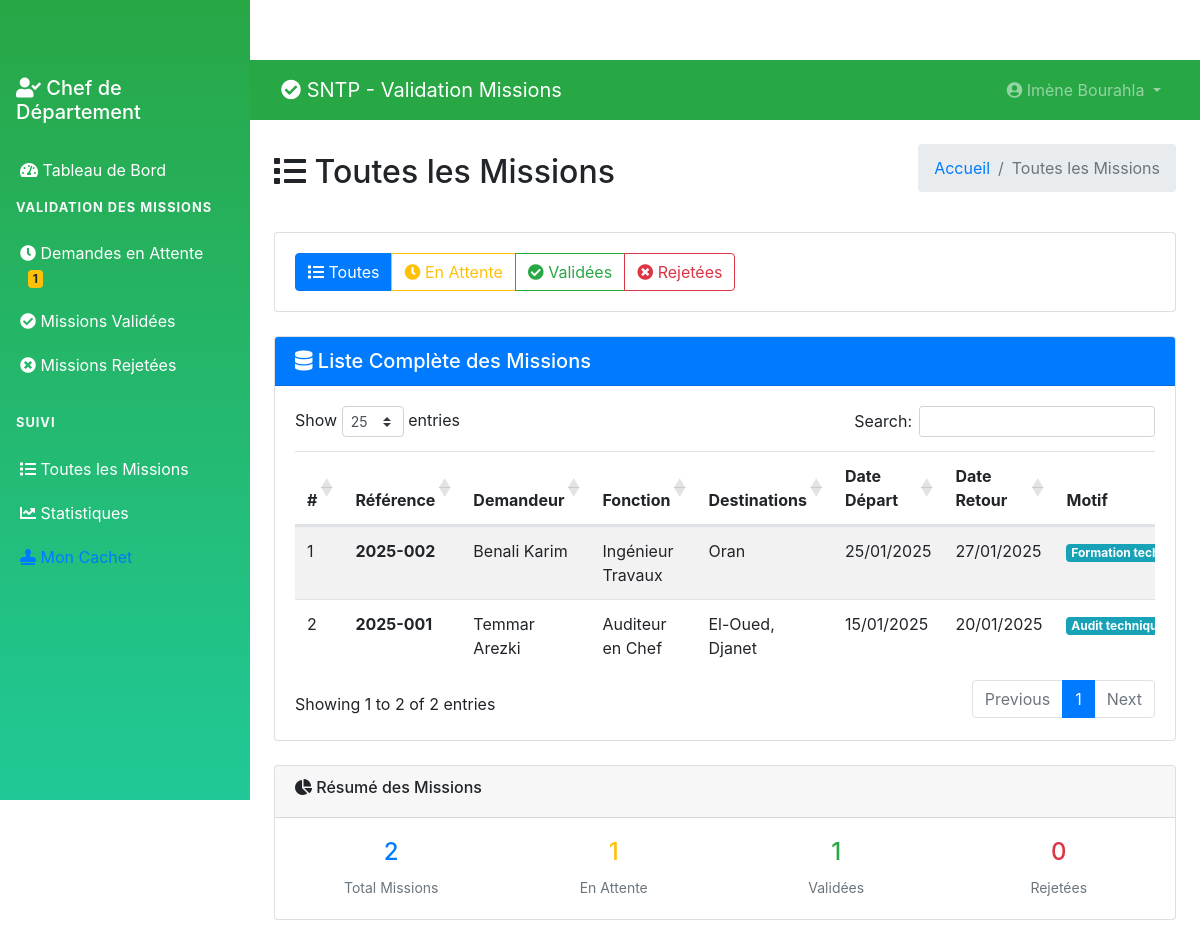
The page /chef/all-missions.php (signed in) on the database its author committed.
### tables this page shows
CREATE TABLE `tblusers` (
  `ID` int(10) NOT NULL,
  `Nom` varchar(200) DEFAULT NULL,
  `Prenom` varchar(200) DEFAULT NULL,
  `Email` varchar(200) DEFAULT NULL,
  `Fonction` varchar(200) DEFAULT NULL,
  `Departement` varchar(200) DEFAULT NULL,
  `MobileNumber` bigint(10) DEFAULT NULL,
  `Password` varchar(200) NOT NULL,
  `Role` enum('admin','chef_departement','user') DEFAULT 'user',
  `RegDate` timestamp NULL DEFAULT current_timestamp()
);

CREATE TABLE `tblmissions` (
  `ID` int(10) NOT NULL,
  `UserID` int(5) NOT NULL,
  `SubmittedBy` int(5) DEFAULT NULL,
  `ReferenceNumber` varchar(50) DEFAULT NULL,
  `NomPrenom` varchar(400) DEFAULT NULL,
  `Fonction` varchar(200) DEFAULT NULL,
  `VilleDepart` varchar(200) DEFAULT NULL,
  `DateDepart` date DEFAULT NULL,
  `Destinations` text DEFAULT NULL,
  `ItineraireType` varchar(100) DEFAULT NULL,
  `MotifDeplacement` varchar(300) DEFAULT NULL,
  `MoyenTransport` varchar(200) DEFAULT NULL,
  `DateRetour` date DEFAULT NULL,
  `Observations` text DEFAULT NULL,
  `Status` enum('en_attente','validee','rejetee','en_cours') DEFAULT 'en_attente',
  `Remarque` text DEFAULT NULL,
  `ValidatedBy` int(5) DEFAULT NULL,
  `DateCreation` timestamp NULL DEFAULT current_timestamp(),
  `DateValidation` timestamp NULL DEFAULT NULL ON UPDATE current_timestamp()
);

### chef/all-missions.php (the view, shortened to what this page needs)
<?php
include('../includes/config.php');
if (strlen($_SESSION['GMScid']) == 0) {
    header('location:logout.php');
} else {
?>
<!DOCTYPE html>
<html lang="fr">
<head>
    <link href="https://cdn.jsdelivr.net/npm/bootstrap@4.6.2/dist/css/bootstrap.min.css" rel="stylesheet">
    <link href="https://cdnjs.cloudflare.com/ajax/libs/font-awesome/5.15.4/css/all.min.css" rel="stylesheet">
    <link href="https://cdn.datatables.net/1.11.5/css/dataTables.bootstrap4.min.css" rel="stylesheet">
</head>
<body>
    <?php include_once('includes/sidebar.php'); ?>
    <div class="main-content">
        <?php include_once('includes/header.php'); ?>
        <div class="container-fluid p-4">
            <div class="d-flex justify-content-between align-items-center mb-4">
                <h2><i class="fas fa-list"></i> Toutes les Missions</h2>
                <nav aria-label="breadcrumb">
                    <ol class="breadcrumb">
                        <li class="breadcrumb-item"><a href="dashboard.php">Accueil</a></li>
                        <li class="breadcrumb-item active">Toutes les Missions</li>
                    </ol>
                </nav>
            </div>
            <div class="card mb-4">
                <div class="card-body">
                    <div class="row">
                        <div class="col-md-12">
                            <div class="btn-group" role="group">
                                <button type="button" class="btn btn-outline-primary filter-btn" data-filter="all">
                                    <i class="fas fa-list"></i> Toutes
                                </button>
                                <button type="button" class="btn btn-outline-warning filter-btn" data-filter="en_attente">
                                    <i class="fas fa-clock"></i> En Attente
                                </button>
                                <button type="button" class="btn btn-outline-success filter-btn" data-filter="validee">
                                    <i class="fas fa-check-circle"></i> Validées
                                </button>
                                <button type="button" class="btn btn-outline-danger filter-btn" data-filter="rejetee">
                                    <i class="fas fa-times-circle"></i> Rejetées
                                </button>
                            </div>
                        </div>
                    </div>
                </div>
            </div>
            <div class="card">
                <div class="card-header bg-primary text-white">
                    <h5 class="mb-0">
                        <i class="fas fa-database"></i>
                        Liste Complète des Missions
                    </h5>
                </div>
                <div class="card-body">
                    <div class="table-responsive">
                        <table class="table table-striped data-table" id="missionsTable">
                            <thead>
                                <tr>
                                    <th>#</th>
                                    <th>Référence</th>
                                    <th>Demandeur</th>
                                    <th>Fonction</th>
                                    <th>Destinations</th>
                                    <th>Date Départ</th>
                                    <th>Date Retour</th>
                                    <th>Motif</th>
                                </tr>
                            </thead>
                            <tbody>
                                <?php
                                $sql = "SELECT m.*, u.Nom, u.Prenom, u.Fonction as UserFonction
                                       FROM tblmissions m
                                       JOIN tblusers u ON m.UserID = u.ID
                                       ORDER BY m.DateCreation DESC";
                                $query = $dbh->prepare($sql);
                                $query->execute();
                                $results = $query->fetchAll(PDO::FETCH_OBJ);
                                $cnt = 1;
                                if($query->rowCount() > 0) {
                                    foreach($results as $row) {
                                ?>
                                <tr data-status="<?php echo $row->Status; ?>">
                                    <td><?php echo $cnt; ?></td>
                                    <td>
                                        <strong><?php echo htmlentities($row->ReferenceNumber); ?></strong>
                                    </td>
                                    <td><?php echo htmlentities($row->Nom . ' ' . $row->Prenom); ?></td>
                                    <td><?php echo htmlentities($row->UserFonction); ?></td>
                                    <td><?php echo htmlentities($row->Destinations); ?></td>
                                    <td><?php echo date('d/m/Y', strtotime($row->DateDepart)); ?></td>
                                    <td><?php echo date('d/m/Y', strtotime($row->DateRetour)); ?></td>
                                    <td>
                                        <span class="badge badge-info">
                                            <?php echo htmlentities($row->MotifDeplacement); ?>
                                        </span>
                                    </td>
                                </tr>
                                <?php $cnt++; }
                                } ?>
                            </tbody>
                        </table>
                    </div>
                </div>
            </div>
            <?php if($query->rowCount() > 0) { ?>
            <div class="row mt-4">
                <div class="col-12">
                    <div class="card">
                        <div class="card-header">
                            <h6><i class="fas fa-chart-pie"></i> Résumé des Missions</h6>
                        </div>
                        <div class="card-body">
                            <?php
                            $total = $query->rowCount();
                            $en_attente = count(array_filter($results, function($r) { return $r->Status == 'en_attente'; }));
                            $validees = count(array_filter($results, function($r) { return $r->Status == 'validee'; }));
                            $rejetees = count(array_filter($results, function($r) { return $r->Status == 'rejetee'; }));
                            ?>
                            <div class="row text-center">
                                <div class="col-md-3">
                                    <h4 class="text-primary"><?php echo $total; ?></h4>
                                    <small class="text-muted">Total Missions</small>
                                </div>
                                <div class="col-md-3">
                                    <h4 class="text-warning"><?php echo $en_attente; ?></h4>
                                    <small class="text-muted">En Attente</small>
                                </div>
                                <div class="col-md-3">
                                    <h4 class="text-success"><?php echo $validees; ?></h4>
                                    <small class="text-muted">Validées</small>
                                </div>
                                <div class="col-md-3">
                                    <h4 class="text-danger"><?php echo $rejetees; ?></h4>
                                    <small class="text-muted">Rejetées</small>
                                </div>
                            </div>
                        </div>
                    </div>
                </div>
            </div>
            <?php } ?>
        </div>
    </div>
</body>
</html>
<?php } ?>

### chef/includes/header.php (shortened to what this page needs)
<nav class="navbar navbar-expand-lg navbar-dark bg-success">
    <div class="container-fluid">
        <a class="navbar-brand" href="dashboard.php">
            <i class="fas fa-check-circle"></i> SNTP - Validation Missions
        </a>
        <div class="collapse navbar-collapse" id="navbarNav">
            <ul class="navbar-nav ml-auto">
                <li class="nav-item dropdown">
                    <a class="nav-link dropdown-toggle" href="#" id="navbarDropdown" role="button" data-toggle="dropdown">
                        <i class="fas fa-user-circle"></i>
                        <?php
                        $cid = $_SESSION['GMScid'];
                        $sql = "SELECT Nom,Prenom FROM tblusers WHERE ID=:cid";
                        $query = $dbh->prepare($sql);
                        $query->bindParam(':cid',$cid,PDO::PARAM_STR);
                        $query->execute();
                        $result = $query->fetch(PDO::FETCH_OBJ);
                        echo htmlentities($result->Prenom . ' ' . $result->Nom);
                        ?>
                    </a>
                </li>
            </ul>
        </div>
    </div>
</nav>

### chef/includes/sidebar.php (style rules this page uses)
.main-content { margin-left: 250px; padding-top: 60px; }
.nav-link { padding: 10px 20px; border-radius: 0; transition: background-color 0.3s; }

### rows shown on the page
tblusers: Prenom+Nom "Imène Bourahla"
tblmissions: ReferenceNumber "2025-002", UserID.Prenom "Benali Karim", UserID.Fonction "Ingénieur Travaux", Destinations "Oran", DateDepart "25/01/2025", DateRetour "27/01/2025", MotifDeplacement "Formation…"
tblmissions: ReferenceNumber "2025-001", UserID.Prenom "Temmar Arezki", UserID.Fonction "Auditeur en Chef", Destinations "El-Oued, Djanet", DateDepart "15/01/2025", DateRetour "20/01/2025", MotifDeplacement "Audit…"

### other values the page prints
$pending "1"
$total "2"
$en_attente "1"
$validees "1"
$rejetees "0"
